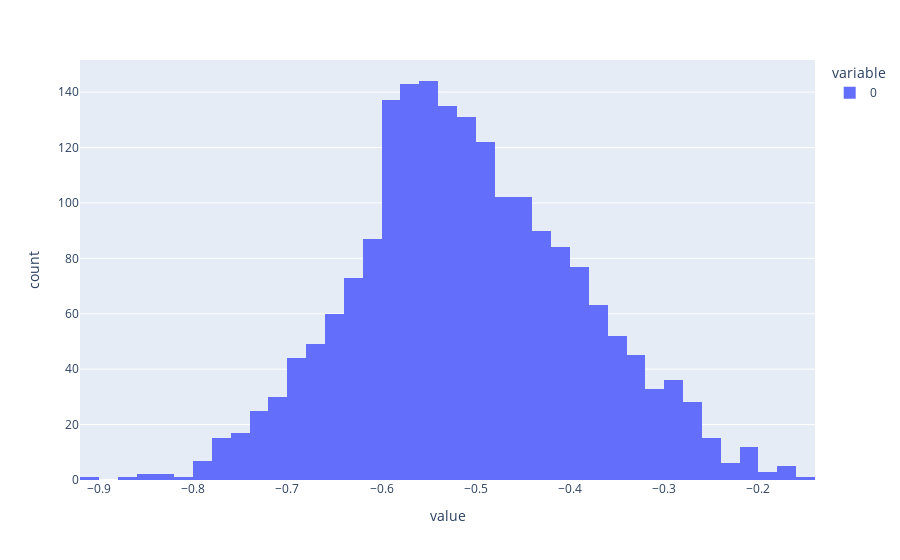

Notebook source saved alongside this figure:
### Code cell
import plotly.express as px

px.histogram(stability["theta_1"])

### Figure 1 — Plotly figure (JSON) as saved in the notebook; plotly's stock layout.template omitted (floating-point values rounded to 4 significant figures; data arrays with more than 128 entries replaced by an {"elided": "..."} marker saying what was removed)
{"data": [{"alignmentgroup": "True", "bingroup": "x", "hovertemplate": "variable=0<br>value=%{x}<br>count=%{y}<extra></extra>", "legendgroup": "0", "marker": {"color": "#636efa", "pattern": {"shape": ""}}, "name": "0", "offsetgroup": "0", "orientation": "v", "showlegend": true, "type": "histogram", "x": {"elided": "1980 float values"}, "xaxis": "x", "yaxis": "y"}], "layout": {"barmode": "relative", "legend": {"title": {"text": "variable"}, "tracegroupgap": 0}, "margin": {"t": 60}, "xaxis": {"anchor": "y", "domain": [0, 1], "title": {"text": "value"}}, "yaxis": {"anchor": "x", "domain": [0, 1], "title": {"text": "count"}}}}
